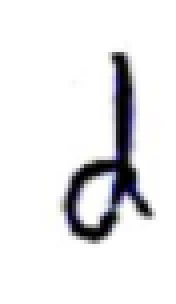
#> input picture out/100.png, 44 x 76 px (shown 4 times larger); its folder holds 4 pictures in this run
$ python grayscale.py
#> lines starting #> are read from the running program, lines starting #| are printed output that depends on the picture
import cv2

import os
import glob

from os import listdir, makedirs

from os.path import isfile, join
path = './out'  # Source Folder
dstpath = './gray'  # Destination Folder
try:
    makedirs(dstpath)
except:
    print("Directory already exist, images will be written in same folder")
# Folder won't used
files = list(filter(lambda f: isfile(join(path, f)), listdir(path)))
for image in files:
    try:
        img = cv2.imread(os.path.join(path, image))
#> img is the input picture: shape (76, 44, 3); mean B, G, R 233.9, 232.3, 232.5
        gray = cv2.cvtColor(img, cv2.COLOR_BGR2GRAY)
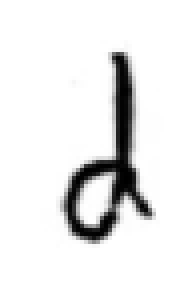
#> gray: shape (76, 44) (shown 4 times larger); min 0, max 255, mean 232.5
        dstPath = join(dstpath, image)
        cv2.imwrite(dstPath, gray)
    except:
        print("{} is not converted".format(image))
for fil in glob.glob("*.jpg"):
    try:
        image = cv2.imread(fil)
        gray_image = cv2.cvtColor(os.path.join(
            path, image), cv2.COLOR_BGR2GRAY)  # convert to greyscale
        cv2.imwrite(os.path.join(dstpath, fil), gray_image)
    except:
        print('{} is not converted')
